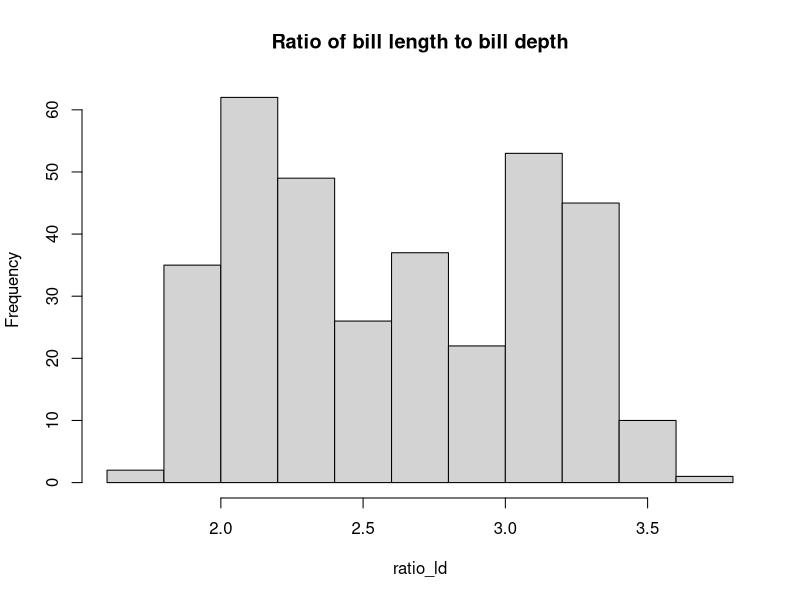

R code for this plot:
## ---- chunk 1
# Make a vector containing 1 to 365 numbers 
birthday <- 1:365
## ---- chunk 2
# Set seed to have reproducible results.
# Make 6 vectors containing random samples of the birthday vector, the vectors' sizes are 5, 10, 20, 30, 50, and 100

set.seed(42)
    
sample_5 <- sample(birthday, size = 5, replace = TRUE)
sample_10 <- sample(birthday, size = 10, replace = TRUE)
sample_20 <- sample(birthday, size = 20, replace = TRUE)
sample_30 <- sample(birthday, size = 30, replace = TRUE)
sample_50 <- sample(birthday, size = 50, replace = TRUE)
sample_100 <- sample(birthday, size = 100, replace = TRUE)


sample_5
sample_10
sample_20
sample_30
sample_50
sample_100

## ---- chunk 3
# creating vectors of duplicate days for each sample sets. 
repeat_5 <- unique(sample_5[duplicated(sample_5)])
repeat_10 <- unique(sample_10[duplicated(sample_10)])
repeat_20 <- unique(sample_20[duplicated(sample_20)])
repeat_30 <- unique(sample_30[duplicated(sample_30)])
repeat_50 <- unique(sample_50[duplicated(sample_50)])
repeat_100 <- unique(sample_100[duplicated(sample_100)])

repeat_5
repeat_10
repeat_20
repeat_30
repeat_50
repeat_100
## ---- chunk 4
# load palmer penguins package
library(palmerpenguins)

# open penguins data as a data frame
data(penguins)
penguins <- as.data.frame(penguins)
## ---- chunk 5
# omitting any rows in the body mass column that have NA value before taking the mean of the body mass(g)
clean_mass <- na.omit(penguins$body_mass_g)
mean_mass <- mean(clean_mass)

## ---- chunk 6
# omitting any rows in the flipper length column before finding the max flipper length(mm)
flipper_clean <- na.omit(penguins$flipper_length_mm)
max_length <- max(flipper_clean)
## ---- chunk 7
# remove all of the NA values from both the bill length and bill depth columns
# then find the ratio of the penguins' bill length to bill depth by dividing the length by the depth
# plot the ratio using the histogram. 
    
L_clean <- na.omit(penguins$bill_length_mm)
D_clean <- na.omit(penguins$bill_depth_mm)

ratio_ld <- L_clean/D_clean

hist(ratio_ld, main = "Ratio of bill length to bill depth")
